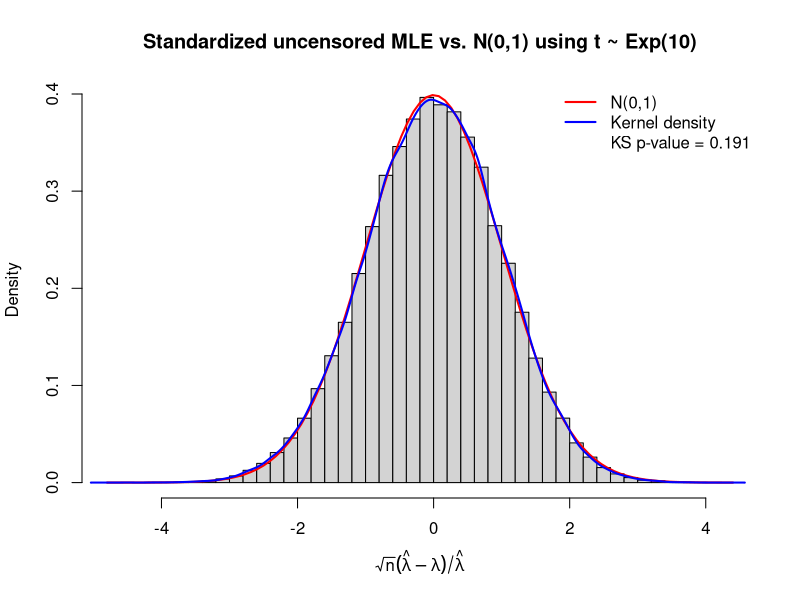
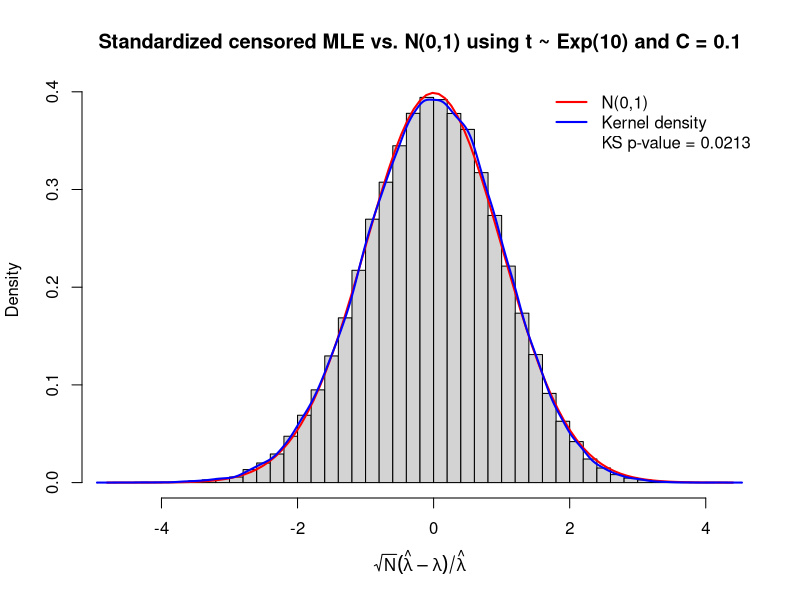
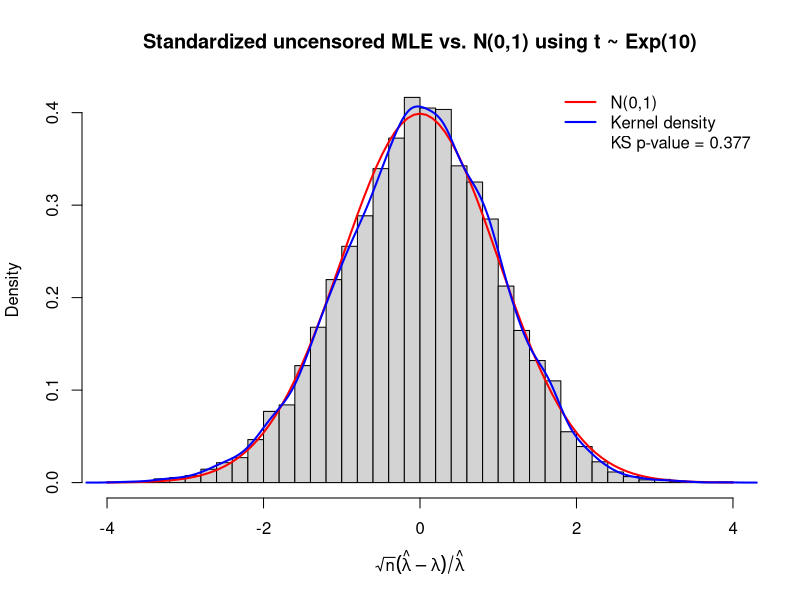
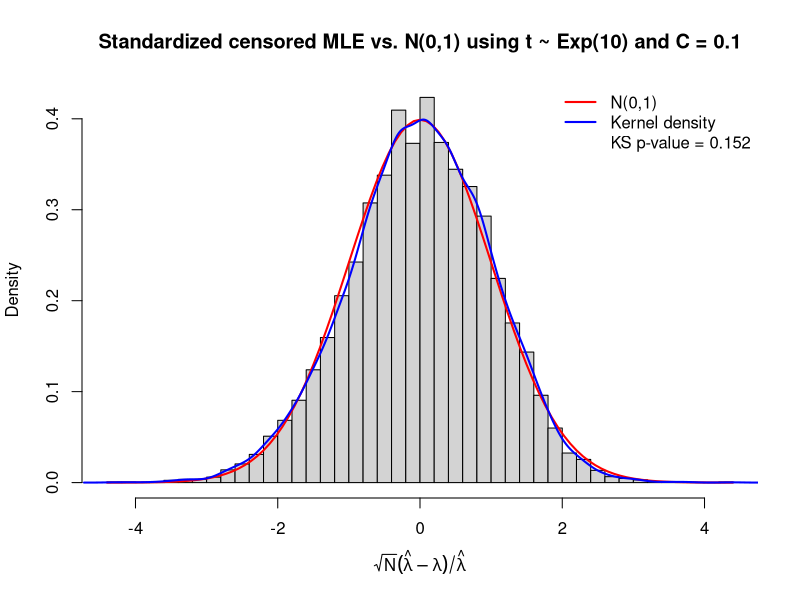
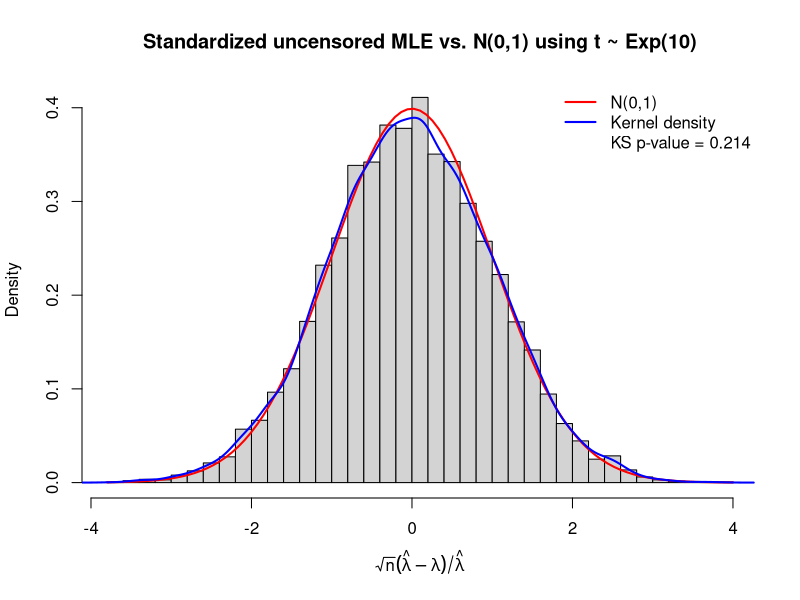
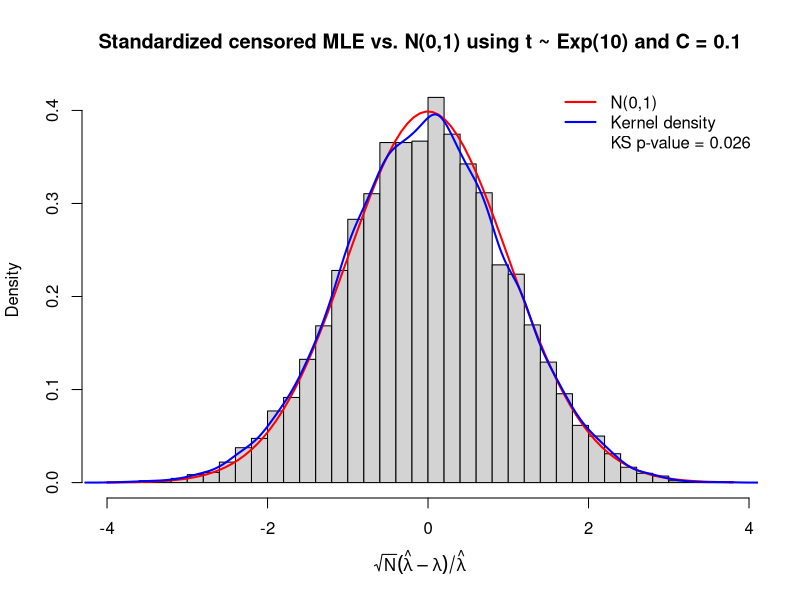
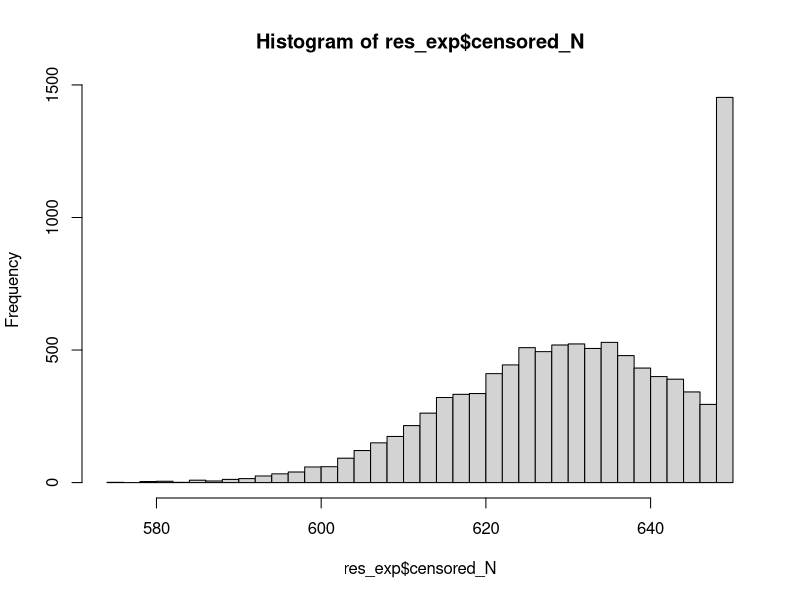
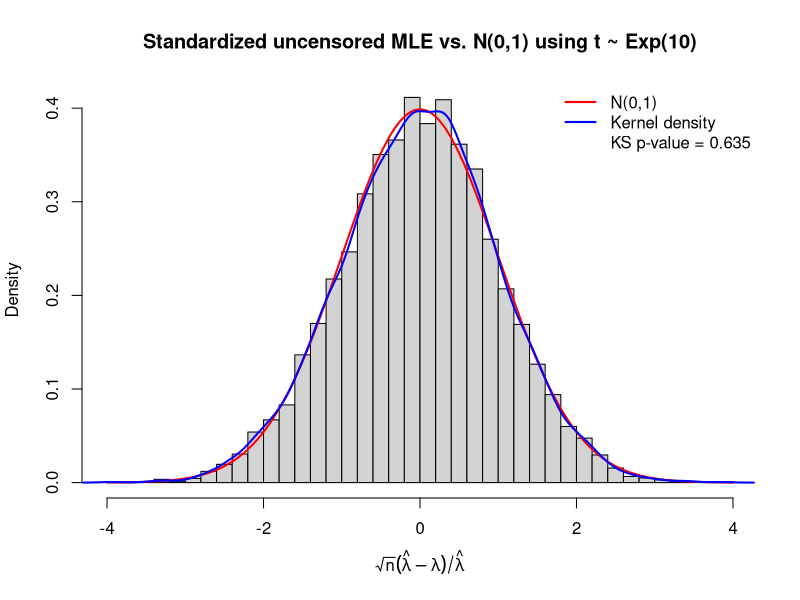

The R script that drew these images, in order:
# If data t is not censored then sqrt(n) (hat theta - theta) / hat theta is normal
# but if t is censored, what distribution is that?
# use a simulation
# we use different censoring schemes
# use exponential distributed data


plot_standardized_MLE <- function(MLEs, lambda, n_s, is_censored) {
  
  if (is_censored) {
    title <- paste0("Standardized censored MLE vs. N(0,1) using t ~ Exp(", lambda, ") and C = ", C)
    expression_xlab <- expression(sqrt(N) * (hat(lambda) - lambda) / hat(lambda))
  } else {
    title <- paste0("Standardized uncensored MLE vs. N(0,1) using t ~ Exp(", lambda, ")")
    expression_xlab <- expression(sqrt(n) * (hat(lambda) - lambda) / hat(lambda))
  }
  
  standardized <- sqrt(n_s) * (MLEs - lambda) / MLEs

  # Histogram (auf Dichteskala, damit die Kurven vergleichbar sind)
  hist(standardized, breaks = 50, freq = FALSE,
      main = title,
      xlab = expression_xlab
    )

  # Normalverteilung (rot) drüberlegen
  curve(dnorm(x, mean = 0, sd = 1), col = "red", lwd = 2, add = TRUE)

  # Kerndichteschätzung (blau) drüberlegen
  lines(density(standardized), col = "blue", lwd = 2)

  # small p value -> hint for non N(0, 1) distribution
  p_value <- ks.test(standardized, "pnorm", mean = 0, sd = 1)$p.value

  legend("topright",
         legend = c("N(0,1)", "Kernel density",
                    paste0("KS p-value = ", signif(p_value, 3))),
         col = c("red", "blue", NA),
         lwd = c(2, 2, NA),
         bty = "n")
}


# -----------------------------------------------------------------------
# Type I Censoring ----------------------------------------------
# -----------------------------------------------------------------------

lambda <- 10
C <- 0.1
n <- 1000
n_simulations <- 100000

run_censoring_simulation_type_I <- function(n_simulations, n, C) {
  MLEs_u <- numeric(n_simulations)
  MLEs_c <- numeric(n_simulations)
  N_u <- rep(n, n_simulations)
  N_c <- numeric(n_simulations)

  pb <- txtProgressBar(min = 0, max = n_simulations, style = 3)
  on.exit(close(pb))  # stellt sicher, dass die Progress Bar auch bei einem Fehler geschlossen wird

  for (i in 1:n_simulations) {
    t <- rexp(n = n, rate = lambda)
    t_cens <- pmin(t, C)
    N <- sum(t <= C) # number of uncensored observations

    MLEs_u[i] <- n / sum(t)
    MLEs_c[i] <- N / sum(t_cens)
    N_c[i] <- N

    setTxtProgressBar(pb, i)
  }

  list(
    uncensored_MLEs = MLEs_u, censored_MLEs = MLEs_c, 
    uncensored_N = N_u, censored_N = N_c
  )
}

res_exp <- run_censoring_simulation_type_I(
  n_simulations = n_simulations,
  n = n,
  C = C
)

plot_standardized_MLE(MLEs = res_exp$uncensored_MLEs, 
  lambda = lambda, 
  n_s = res_exp$uncensored_N,
  is_censored = FALSE
)

plot_standardized_MLE(MLEs = res_exp$censored_MLEs, 
  lambda = lambda, 
  n_s = res_exp$censored_N,
  is_censored = TRUE
)

# -----------------------------------------------------------------------
# Type II Censoring ----------------------------------------------
# -----------------------------------------------------------------------

lambda <- 10

m <- 650

n <- 1000
n_simulations <- 10000

run_censoring_simulation_type_II <- function(n_simulations, n, C, m) {
  if (m >= n) {
    stop("m must be smaller than n. m = ", m, " and n = ", n)
  }


  MLEs_u <- numeric(n_simulations)
  MLEs_c <- numeric(n_simulations)
  N_u <- rep(n, n_simulations)
  N_c <- rep(m, n_simulations)

  pb <- txtProgressBar(min = 0, max = n_simulations, style = 3)
  on.exit(close(pb))

  for (i in 1:n_simulations) {
    t <- rexp(n, rate = lambda)

    t_sorted <- sort(t)
    t_m <- t_sorted[m]

    t_cens <- c(t_sorted[1:m], rep(t_m, n - m))

    MLEs_u[i] <- n / sum(t)
    MLEs_c[i] <- m / sum(t_cens)

    setTxtProgressBar(pb, i)
  }

  list(
    uncensored_MLEs = MLEs_u, censored_MLEs = MLEs_c, 
    uncensored_N = N_u, censored_N = N_c
  )
}

res_exp <- run_censoring_simulation_type_II(
  n_simulations = n_simulations,
  n = n,
  C = C, 
  m = m
)

plot_standardized_MLE(MLEs = res_exp$uncensored_MLEs, 
  lambda = lambda, 
  n_s = res_exp$uncensored_N,
  is_censored = FALSE
)

plot_standardized_MLE(MLEs = res_exp$censored_MLEs, 
  lambda = lambda, 
  n_s = res_exp$censored_N,
  is_censored = TRUE
)

# -----------------------------------------------------------------------
# Hybrid Type I Censoring ----------------------------------------------
# -----------------------------------------------------------------------

lambda <- 10

C <- 0.1
m <- 650

n <- 1000
n_simulations <- 10000

run_censoring_simulation_hybrid_type_I <- function(n_simulations, n, C, m) {
  if (m >= n) {
    stop("m must be smaller than n. m = ", m, " and n = ", n)
  }


  MLEs_u <- numeric(n_simulations)
  MLEs_c <- numeric(n_simulations)
  N_u <- rep(n, n_simulations)
  N_c <- numeric(n_simulations)
  censoring_case <- numeric(n_simulations)

  pb <- txtProgressBar(min = 0, max = n_simulations, style = 3)
  on.exit(close(pb))

  for (i in 1:n_simulations) {
    t <- rexp(n, rate = lambda)

    if (all(t < C)) {
      warning("No time censoring occured. Parameter C might be too high. C = ", C)
    }

    t_sorted <- sort(t)
    t_m <- t_sorted[m]

    if (t_m < C) { # exactly m observations
      t_cens <- c(t_sorted[1:m], rep(t_m, n - m))
      N <- m
      censoring_case[i] <- 0
    } else {
      t_cens <- pmin(t, C)
      N <- sum(t <= C)
      censoring_case[i] <- 1
    }

    MLEs_u[i] <- n / sum(t)
    MLEs_c[i] <- N / sum(t_cens)
    N_c[i] <- N

    setTxtProgressBar(pb, i)
  }

  list(
    uncensored_MLEs = MLEs_u, censored_MLEs = MLEs_c, 
    uncensored_N = N_u, censored_N = N_c, 
    censoring_case = censoring_case
  )
}

res_exp <- run_censoring_simulation_hybrid_type_I(
  n_simulations = n_simulations,
  n = n,
  C = C, 
  m = m
)

plot_standardized_MLE(MLEs = res_exp$uncensored_MLEs, 
  lambda = lambda, 
  n_s = res_exp$uncensored_N,
  is_censored = FALSE
)

plot_standardized_MLE(MLEs = res_exp$censored_MLEs, 
  lambda = lambda, 
  n_s = res_exp$censored_N,
  is_censored = TRUE
)

hist(res_exp$censored_N, breaks = 30)
# gets cut off at m, otherwise normal distributed around WHAT VALUE?


# -----------------------------------------------------------------------
# Hybrid Type II Censoring ----------------------------------------------
# -----------------------------------------------------------------------

lambda <- 10

C <- 0.1
m <- 650

n <- 1000
n_simulations <- 10000

run_censoring_simulation_hybrid_type_II <- function(n_simulations, n, C, m) {
  if (m >= n) {
    stop("m must be smaller than n. m = ", m, " and n = ", n)
  }


  MLEs_u <- numeric(n_simulations)
  MLEs_c <- numeric(n_simulations)
  N_u <- rep(n, n_simulations)
  N_c <- numeric(n_simulations)

  pb <- txtProgressBar(min = 0, max = n_simulations, style = 3)
  on.exit(close(pb))

  for (i in 1:n_simulations) {
    t <- rexp(n, rate = lambda)

    if (all(t < C)) {
      warning("No time censoring occured. Parameter C might be too high. C = ", C)
    }

    t_sorted <- sort(t)
    t_m <- t_sorted[m]

    if (t_m > C) { # exactly m observations
      t_cens <- c(t_sorted[1:m], rep(t_m, n - m))
      N <- m
    } else { # first m observations and then time stop
      t_cens <- pmin(t, C)
      N <- sum(t <= C)
    }

    MLEs_u[i] <- n / sum(t)
    MLEs_c[i] <- N / sum(t_cens)
    N_c[i] <- N

    setTxtProgressBar(pb, i)
  }

  list(
    uncensored_MLEs = MLEs_u, censored_MLEs = MLEs_c, 
    uncensored_N = N_u, censored_N = N_c
  )
}

res_exp <- run_censoring_simulation_hybrid_type_II(
  n_simulations = n_simulations,
  n = n,
  C = C, 
  m = m
)

plot_standardized_MLE(MLEs = res_exp$uncensored_MLEs, 
  lambda = lambda, 
  n_s = res_exp$uncensored_N,
  is_censored = FALSE
)

plot_standardized_MLE(MLEs = res_exp$censored_MLEs, 
  lambda = lambda, 
  n_s = res_exp$censored_N,
  is_censored = TRUE
)

hist(res_exp$censored_N, breaks = 30)
# gets cut off at m, otherwise normally distributed around WHAT VALUE?
